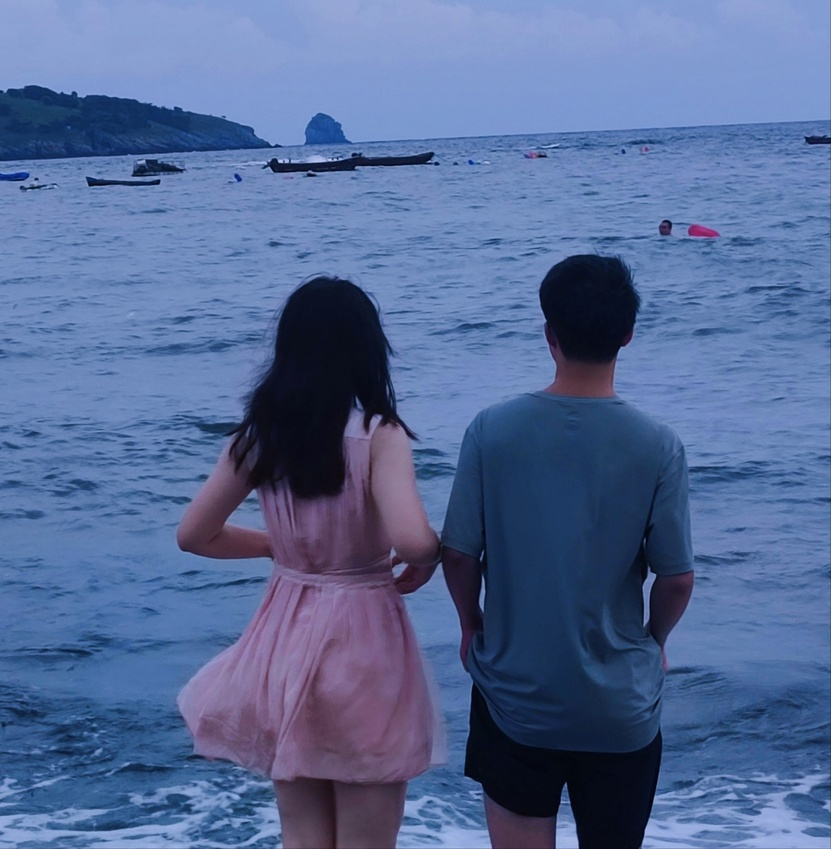
#> input picture 入门篇/test.jpg, 831 x 849 px, shrunk from 1749 x 1785 before the run
$ jupyter execute '06阈值分割.ipynb'
#> lines starting #> are read from the running program, lines starting #| are printed output that depends on the picture; after the words box and inside, x2 and y2 are one past the last pixel; in counts of white or black regions, pixels touching at a corner belong together
## threshold阈值分割

参数一：要处理的原图，一般是灰度图

参数二：设定的阈值

参数三：所选用的最大阈值，一般是255

参数四：阈值分割的方式

[cell 1]
import cv2

img = cv2.imread('test.jpg', 0)
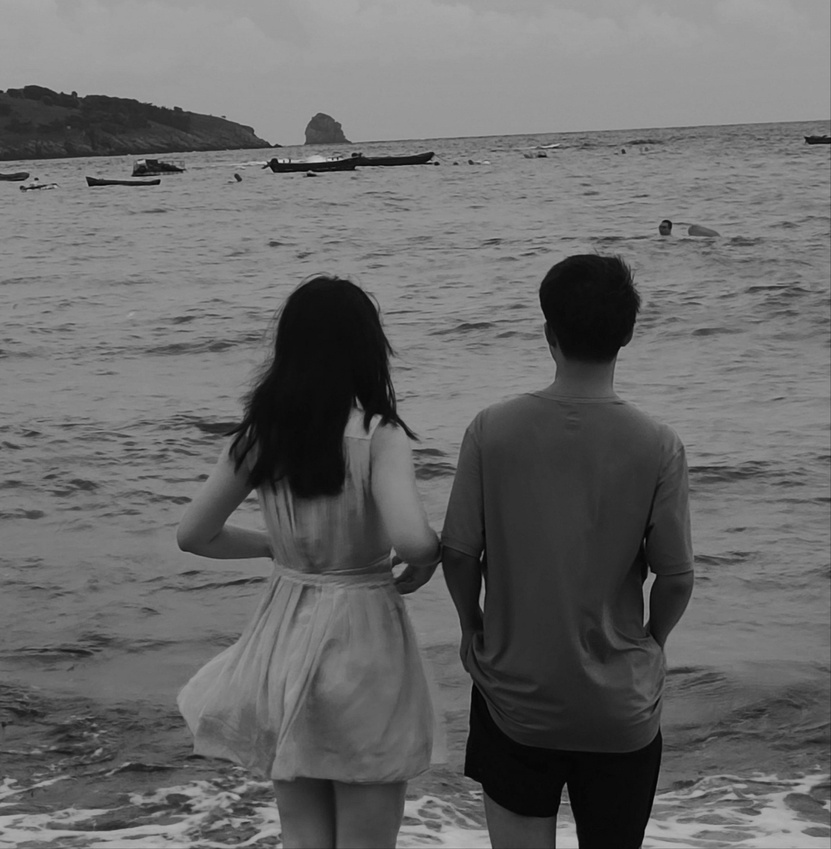
#> img: shape (849, 831); min 0, max 206, mean 104.5

# 阈值分割
ret, th = cv2.threshold(img, 127, 255, cv2.THRESH_BINARY)
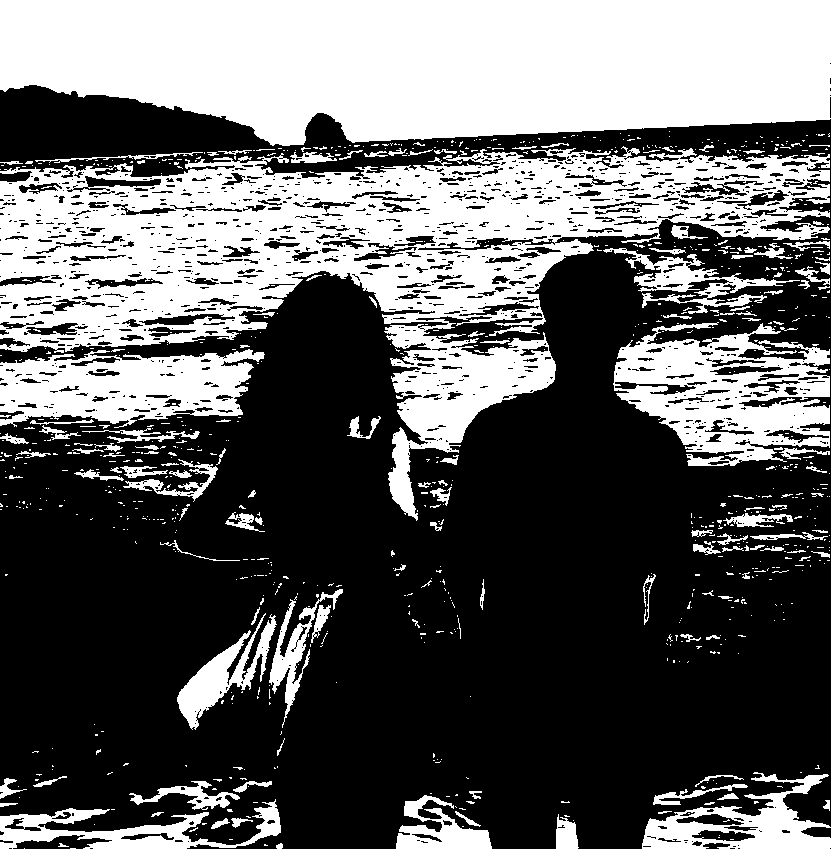
#> th: shape (849, 831); 38.6% white; 903 white regions (759 under 20 px), largest, box (x1, y1, x2, y2) and area: (0, 0, 831, 146) 101694, (0, 146, 830, 521) 101134, (613, 322, 830, 466) 17162
cv2.imshow('thresh', th)
cv2.imwrite('test_gray_2.jpg', th)
cv2.waitKey(0)

[cell 2]
import matplotlib.pyplot as plt

# 应用5种不同的阈值分割方法
ret, th1 = cv2.threshold(img, 127, 255, cv2.THRESH_BINARY)
ret, th2 = cv2.threshold(img, 127, 255, cv2.THRESH_BINARY_INV)
ret, th3 = cv2.threshold(img, 127, 255, cv2.THRESH_TRUNC)
ret, th4 = cv2.threshold(img, 127, 255, cv2.THRESH_TOZERO)
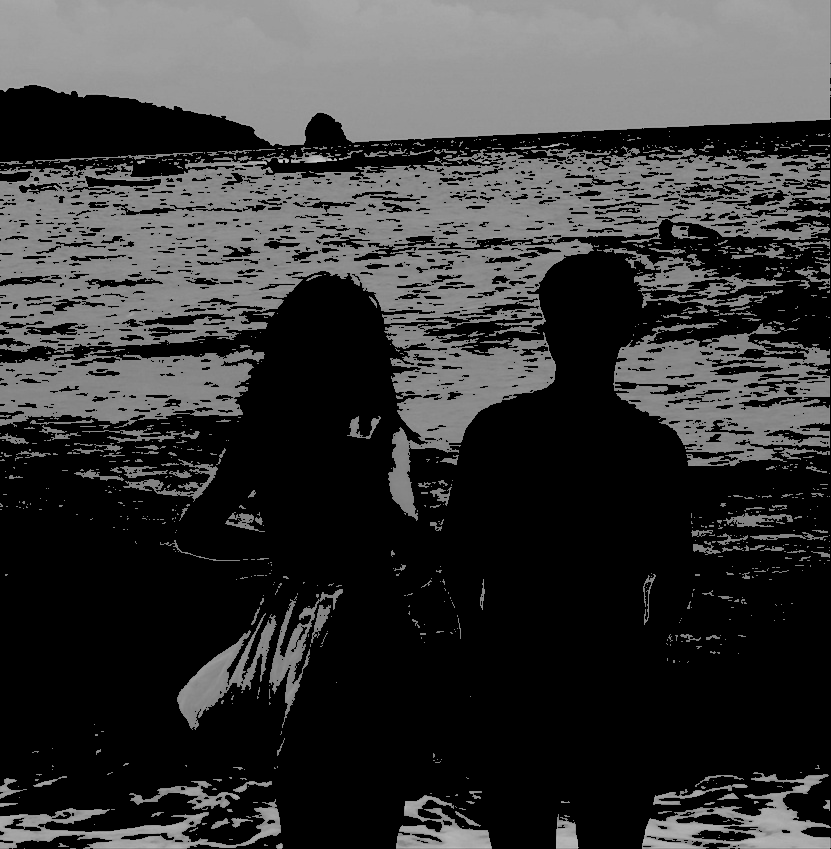
#> th4: shape (849, 831); min 0, max 206, mean 55.7
ret, th5 = cv2.threshold(img, 127, 255, cv2.THRESH_TOZERO_INV)
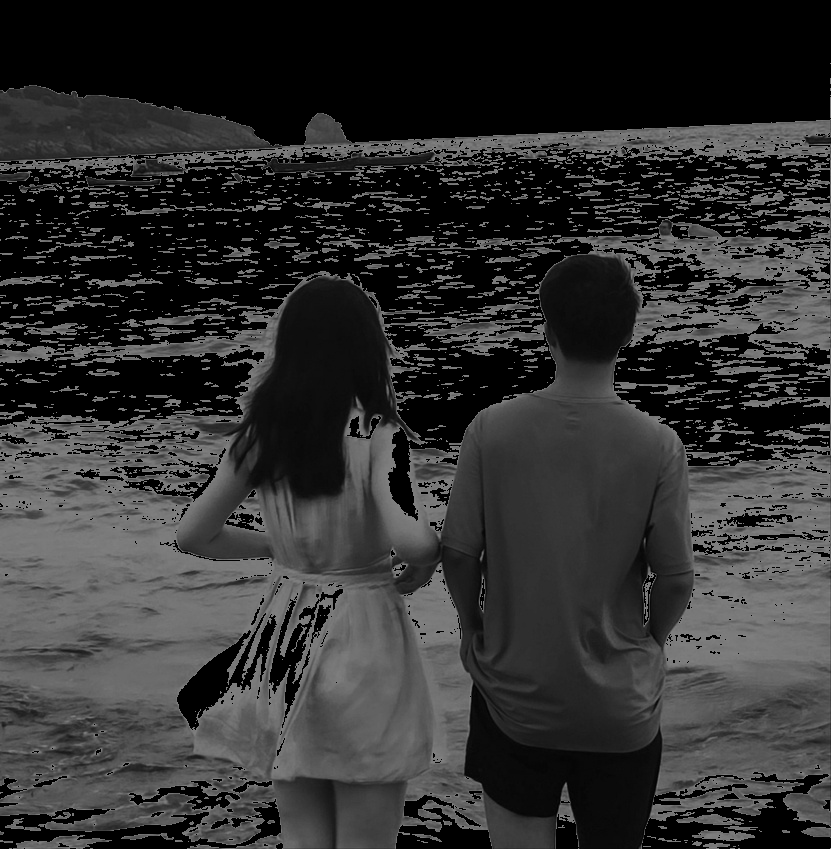
#> th5: shape (849, 831); min 0, max 127, mean 48.7

titles = ['Original', 'BINARY', 'BINARY_INV', 'TRUNC', 'TOZERO', 'TOZERO_INV']
images = [img, th1, th2, th3, th4, th5]

# 使用Matplotlib显示
for i in range(6):
    plt.subplot(2, 3, i + 1)
    plt.imshow(images[i], 'gray')
    plt.title(titles[i], fontsize=8)
    plt.xticks([]), plt.yticks([]) # 隐藏坐标轴

plt.show()

## adaptiveThreshold自适应阈值

自适应阈值会每次取图片的一小部分计算阈值，这样图片不同区域的阈值就不尽相同

参数一：要处理的原图

参数二：最大阈值，一般为255

参数三：小区域阈值的计算方式

参数四：阈值方法

参数五：小区域的面积

[cell 3]
img = cv2.imread('test.jpg', 0)

# 固定阈值
ret, th1 = cv2.threshold(img, 127, 255, cv2.THRESH_BINARY)

# 自适应阈值
th2 = cv2.adaptiveThreshold(
    img, 255, cv2.ADAPTIVE_THRESH_GAUSSIAN_C, cv2.THRESH_BINARY, 11, 4
)
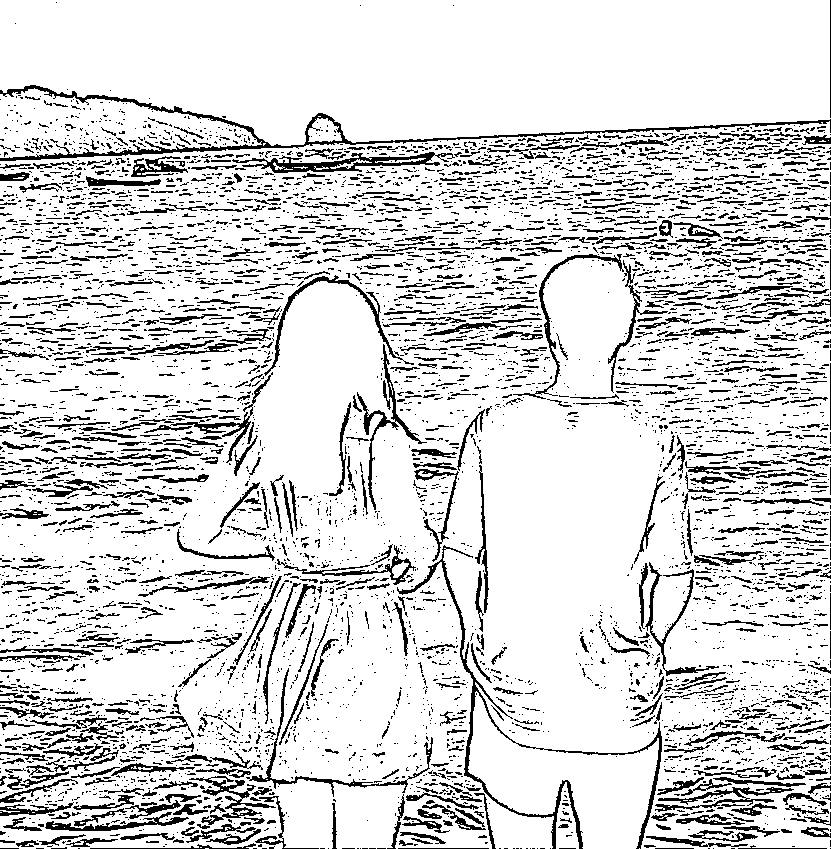
#> th2: shape (849, 831); 84.5% white; black in thin lines or dots

th3 = cv2.adaptiveThreshold(
    img, 255, cv2.ADAPTIVE_THRESH_GAUSSIAN_C, cv2.THRESH_BINARY, 17, 6
)
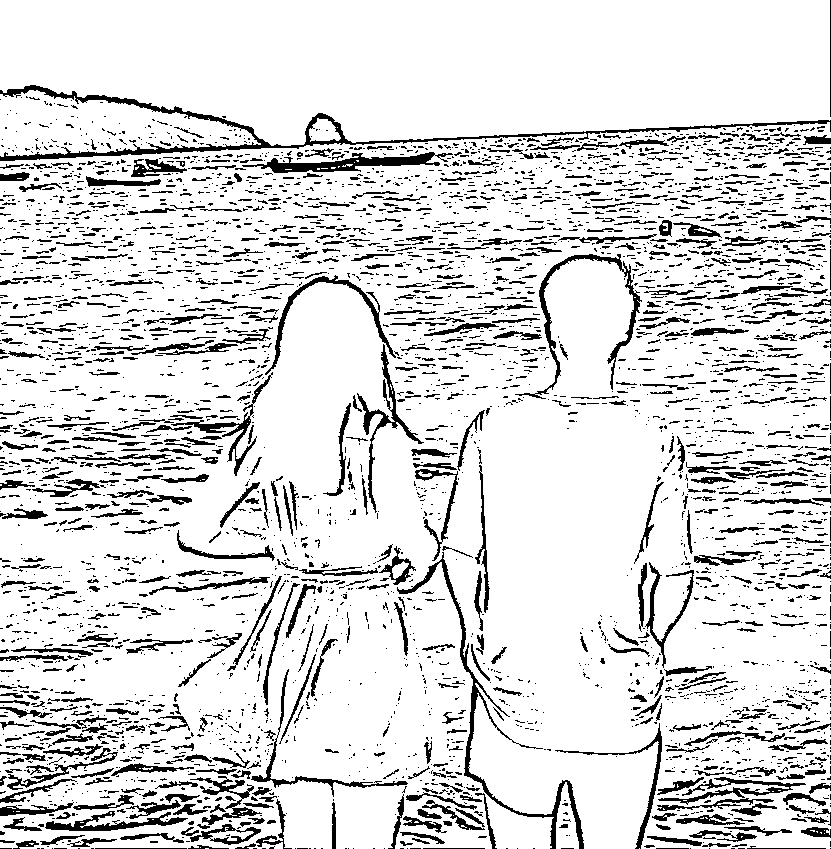
#> th3: shape (849, 831); 86.2% white; 4118 black regions (3218 under 20 px), largest, box (x1, y1, x2, y2) and area: (0, 85, 831, 161) 4445, (397, 552, 584, 849) 2464, (242, 152, 453, 173) 1700

titles = ['Original', 'Global(v = 127)', 'Adaptive Mean', 'Adaptive Gaussian']
images = [img, th1, th2, th3]

for i in range(4):
    plt.subplot(2, 2, i + 1)
    plt.imshow(images[i], 'gray')
    plt.title(titles[i], fontsize=8)
    plt.xticks([]), plt.yticks([])
plt.show()
